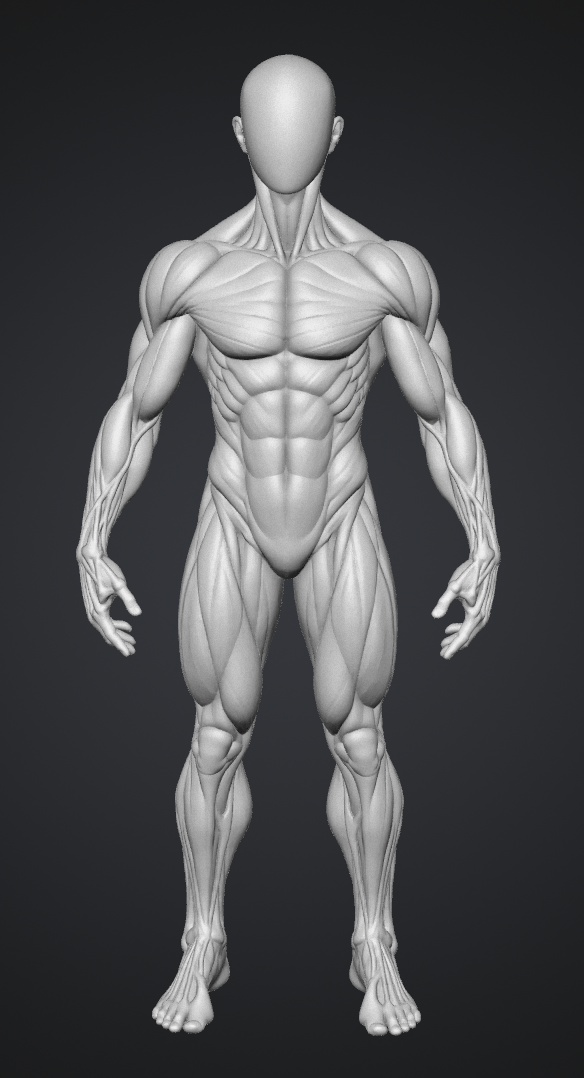
#> input picture kaynak/figur_ve_bolgeler/3d_model_on.png, 584 x 1078 px
$ python figur_hazirla.py 3d_model_on.png 3d_model_arka.png out.png
#> lines starting #> are read from the running program, lines starting #| are printed output that depends on the picture; after the words box and inside, x2 and y2 are one past the last pixel; in counts of white or black regions, pixels touching at a corner belong together; long printed decimals are rounded
#> `canvas = Image.new('RGBA', (1920, 1920), (0, 0, 0, 0))`: canvas: PIL image 1920x1920 RGBA; every value is 0
"""Takımın 3D model görüntülerinden uygulama figürünü üretir.
Kullanım: python3 -I figur_hazirla.py 3d_model_on.png 3d_model_arka.png ../figur.webp
"""
import sys
import numpy as np
from PIL import Image, ImageFilter
from scipy import ndimage as nd

# hedef parlaklık dağılımı (uygulamadaki CSS filtresiyle eski figür kadar açık görünür)
o_p5, o_p50, o_p95 = 30, 92, 192  # biraz daha açık: eski figürün uygulamadaki görünümüne yakın

def cut(path):
#> called with path = '3d_model_on.png'
    a = np.asarray(Image.open(path).convert('RGB')).astype(float)
    L = a.mean(2)
    H, W = L.shape
#> H = 1078; W = 584
    yy, xx = np.mgrid[0:H, 0:W] / np.array([H, W])[:, None, None]
    # 1. tur: kaba arka plan (koyu ve kenara bağlı)
    lab, n = nd.label(L < 62)
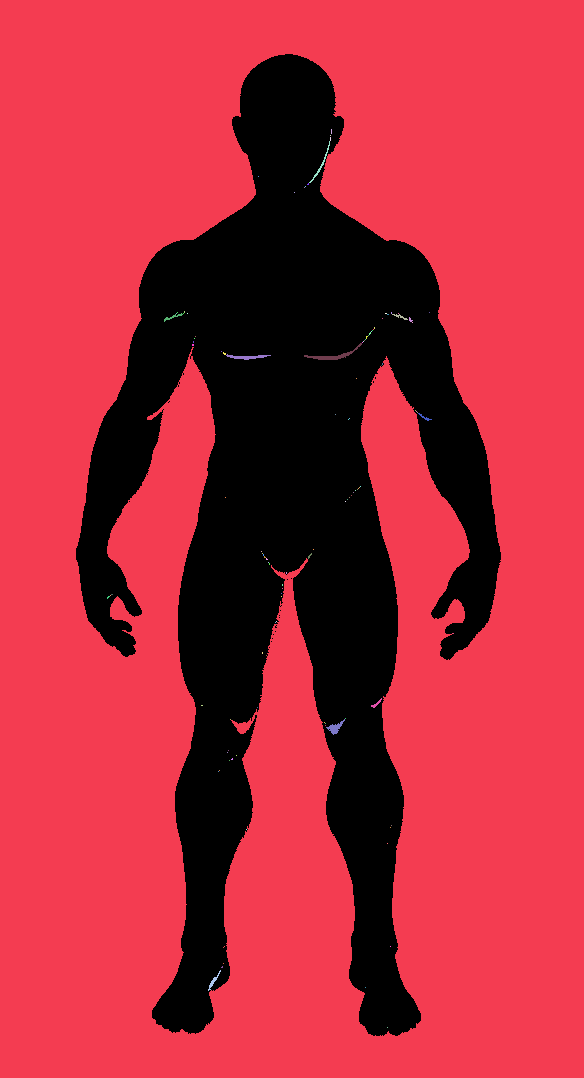
#> lab: shape (1078, 584) int32; 116 distinct labels, from 0 to 115; one colour per label, 0 black
#> n = 115
    border = set(np.unique(np.r_[lab[0], lab[-1], lab[:, 0], lab[:, -1]])) - {0}
#> border = 1 item
    bg0 = nd.binary_erosion(np.isin(lab, list(border)), iterations=6)
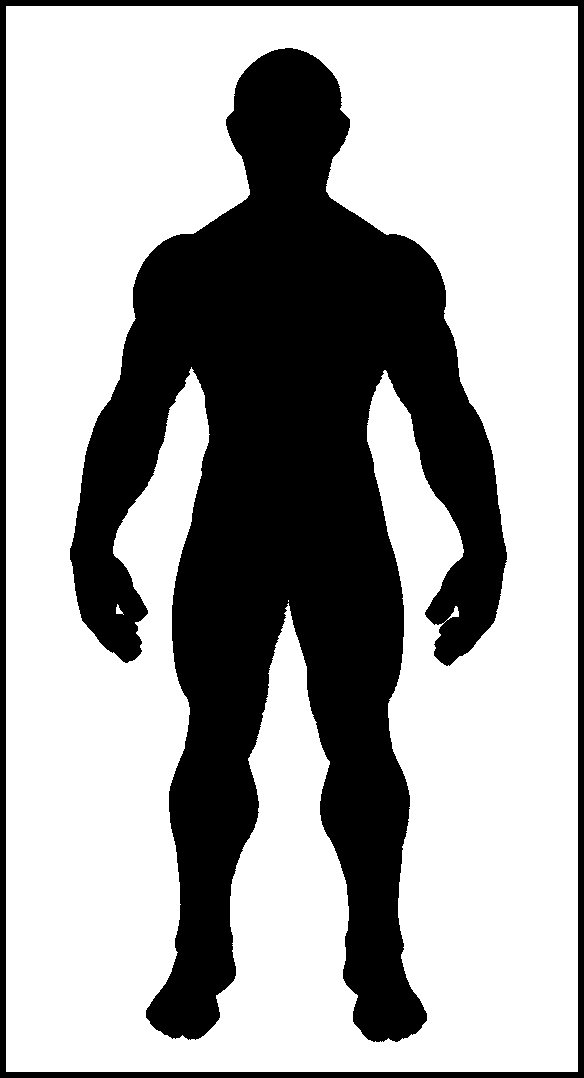
#> bg0: shape (1078, 584) bool; 64.6% white; 2 black regions, box (x1, y1, x2, y2) and area: (70, 48, 507, 1042) 203299, (0, 0, 584, 1078) 19800
    # 2. tur: arka plan parlaklığını konuma göre 2. derece yüzeyle modelle
    F = lambda x, y: np.stack([np.ones_like(x), x, y, x * x, y * y, x * y], -1)
    coef, *_ = np.linalg.lstsq(F(xx[bg0], yy[bg0]), L[bg0], rcond=None)
#> coef = [22.26, 27.94, 95.08, -28.36, -93.78, -0.0217]
    bgm = F(xx, yy) @ coef
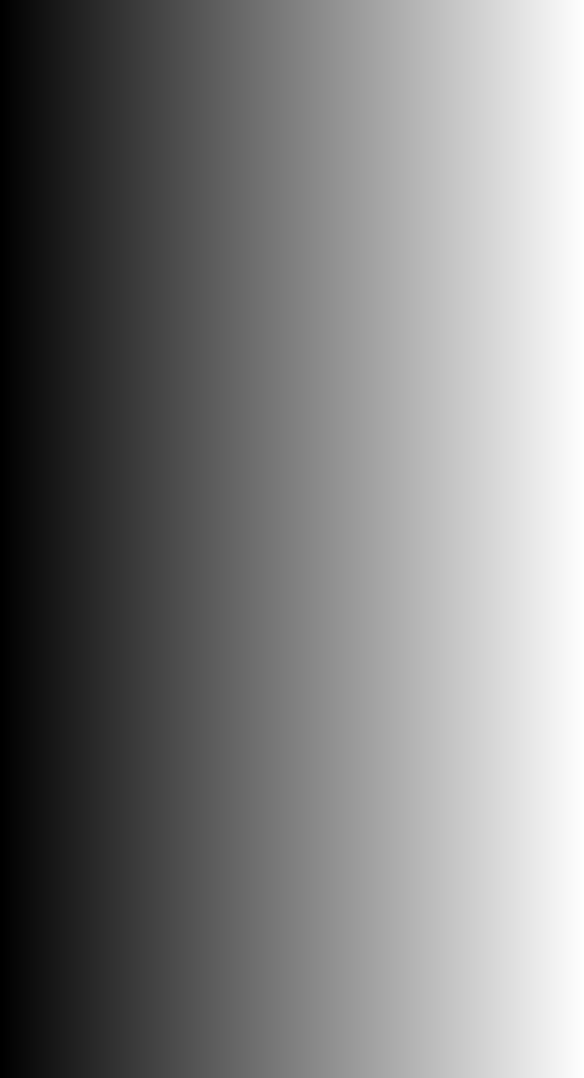
#> xx: shape (1078, 584) float64; min 0, max 0.998, mean 0.499
    lab, n = nd.label(L < bgm + 7)
#> lab: shape (1078, 584) int32; 93 distinct labels, from 0 to 92
#> n = 92
    border = set(np.unique(np.r_[lab[0], lab[-1], lab[:, 0], lab[:, -1]])) - {0}
    bg = np.isin(lab, list(border))
#> bg: shape (1078, 584) bool; 72% white; 12 black regions (11 under 20 px), largest, box (x1, y1, x2, y2) and area: (76, 54, 501, 1036) 176356
    body = ~bg
    body = nd.binary_opening(body, iterations=1)
#> body: shape (1078, 584) bool; 28% white; 1 white region, box (x1, y1, x2, y2) and area: (76, 54, 501, 1036) 176276
    body = nd.binary_closing(body, structure=nd.generate_binary_structure(2, 1), iterations=4) | body
#> body: shape (1078, 584) bool; 28.1% white; 1 white region, box (x1, y1, x2, y2) and area: (76, 54, 501, 1036) 176713
    bg = ~body
    # dar boğazla arka plana bağlanan küçük gölge ceplerini (diz içi vb.) figüre kat
    bgo = nd.binary_opening(bg, iterations=2)
#> bgo: shape (1078, 584) bool; 71.9% white; 5 black regions (4 under 20 px), largest, box (x1, y1, x2, y2) and area: (76, 54, 501, 1036) 176713
    lab, n = nd.label(bgo)
#> lab: shape (1078, 584) int32; 3 distinct labels, from 0 to 2
#> n = 2
    border = set(np.unique(np.r_[lab[0], lab[-1], lab[:, 0], lab[:, -1]])) - {0}
    bg = bg & nd.binary_dilation(np.isin(lab, list(border)), iterations=3)
#> bg: shape (1078, 584) bool; 71.9% white; 1 black region, box (x1, y1, x2, y2) and area: (76, 54, 501, 1036) 176815
    body = ~bg
    # yumuşak kenar: arka plan sınırında parlaklığa göre alfa
    edge = nd.binary_dilation(bg, iterations=2) & body
#> edge: shape (1078, 584) bool; 1.4% white in thin lines or dots, all inside (x1, y1, x2, y2) = (76, 54, 501, 1036)
    alpha = body.astype(float)
    alpha[edge] = np.clip((L[edge] - bgm[edge]) / 40, 0, 1)
#> alpha: shape (1078, 584) float64; min 0, max 1, mean 0.279
    alpha = np.asarray(Image.fromarray((alpha * 255).astype(np.uint8)).filter(ImageFilter.GaussianBlur(0.6))) / 255
    alpha[~nd.binary_dilation(body, iterations=1)] = 0
#> alpha: shape (1078, 584) float64; min 0, max 1, mean 0.279
    # ton: eski figürün parlaklık dağılımına eşle (filtre sonrası aynı görünsün)
    m = alpha > .9
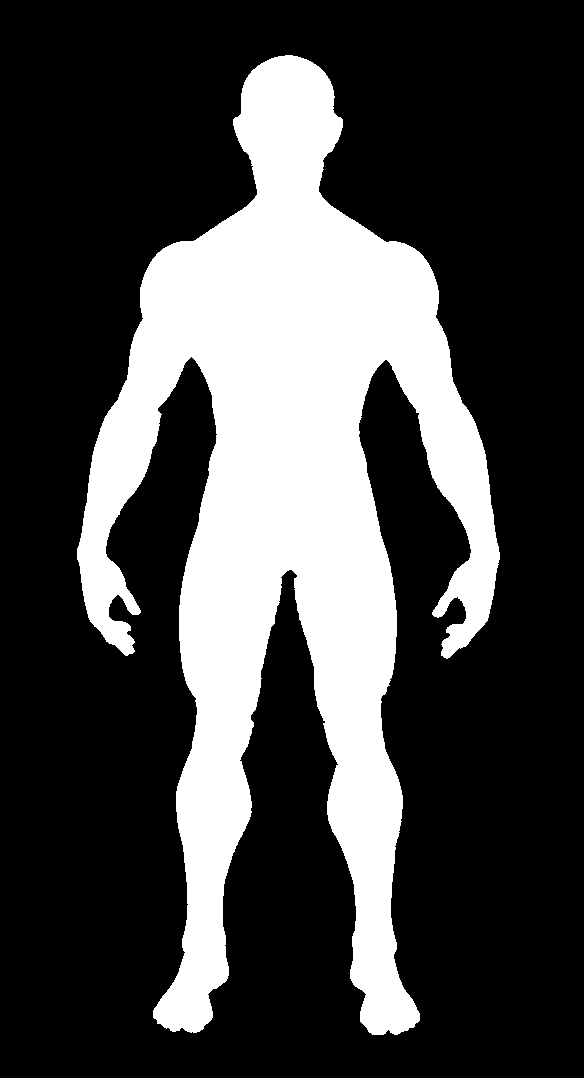
#> m: shape (1078, 584) bool; 27.2% white; 1 white region, box (x1, y1, x2, y2) and area: (77, 55, 500, 1035) 171406
    p5, p50, p95 = np.percentile(L[m], [5, 50, 95])
#> p5 = 107; p50 = 175; p95 = 222
    Ln = np.where(L < p50, o_p50 + (L - p50) * (o_p50 - o_p5) / (p50 - p5), o_p50 + (L - p50) * (o_p95 - o_p50) / (p95 - p50))
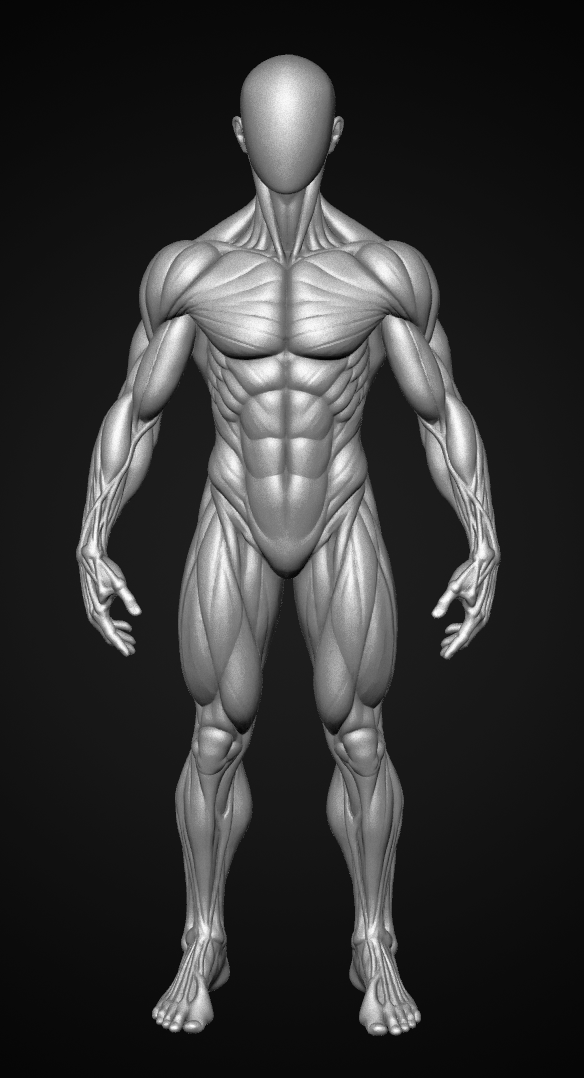
#> Ln: shape (1078, 584) float64; min -49.32, max 230.3, mean 6.3; drawn with min black and max white
    Ln = np.clip(Ln, 0, 255)
    rgba = np.dstack([Ln, Ln, Ln, alpha * 255]).astype(np.uint8)
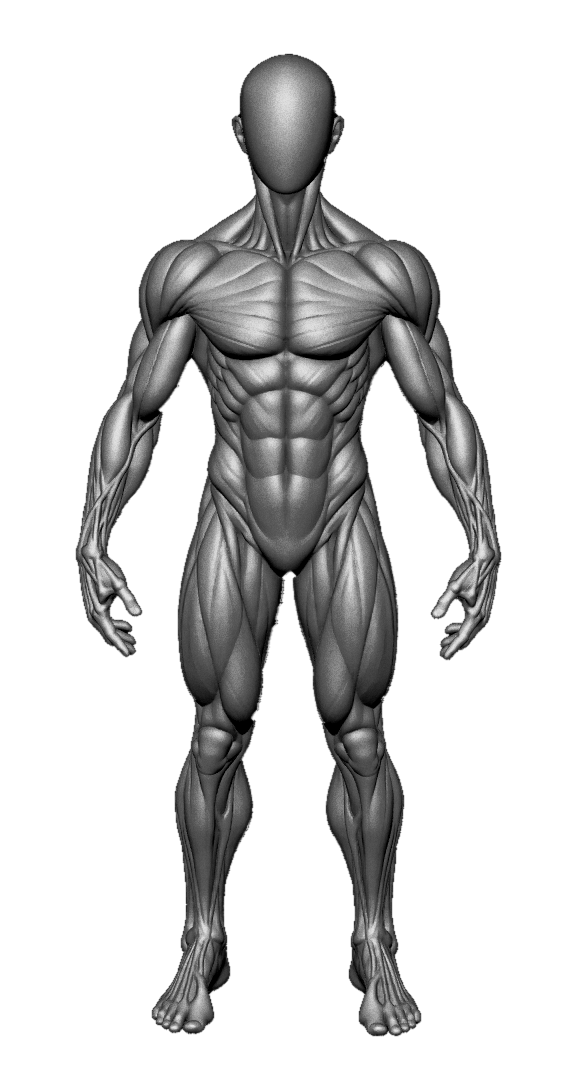
#> rgba: shape (1078, 584, 4); mean of channels 0, 1, 2, 3 27.8, 27.8, 27.8, 71.2; transparent parts drawn white
    ys, xs = np.where(alpha > .5)
    return Image.fromarray(rgba, 'RGBA'), (xs.min(), xs.max(), ys.min(), ys.max())

canvas = Image.new('RGBA', (1920, 1920), (0, 0, 0, 0))
# (görsel, hedef orta x, hedef üst y, hedef yükseklik) — eski figürün ölçüleri
for path, cx, top, h in [(sys.argv[1], 581, 253, 1406), (sys.argv[2], 1333, 259, 1402)]:
    im, (x0, x1, y0, y1) = cut(path)
#> x0 = 76; x1 = 500; y0 = 54; y1 = 1035
    s = h / (y1 - y0)
#> s = 1.43
    im = im.resize((round(im.width * s), round(im.height * s)), Image.LANCZOS)
    ox = round(cx - (x0 + x1) / 2 * s)
#> ox = 168
    oy = round(top - y0 * s)
#> oy = 176
    print(path, 'scale', round(s, 3), 'body x', ox + x0 * s, ox + x1 * s)
#| 3d_model_on.png scale 1.433 body x 276.926 884.616
    canvas.alpha_composite(im, (ox, oy))
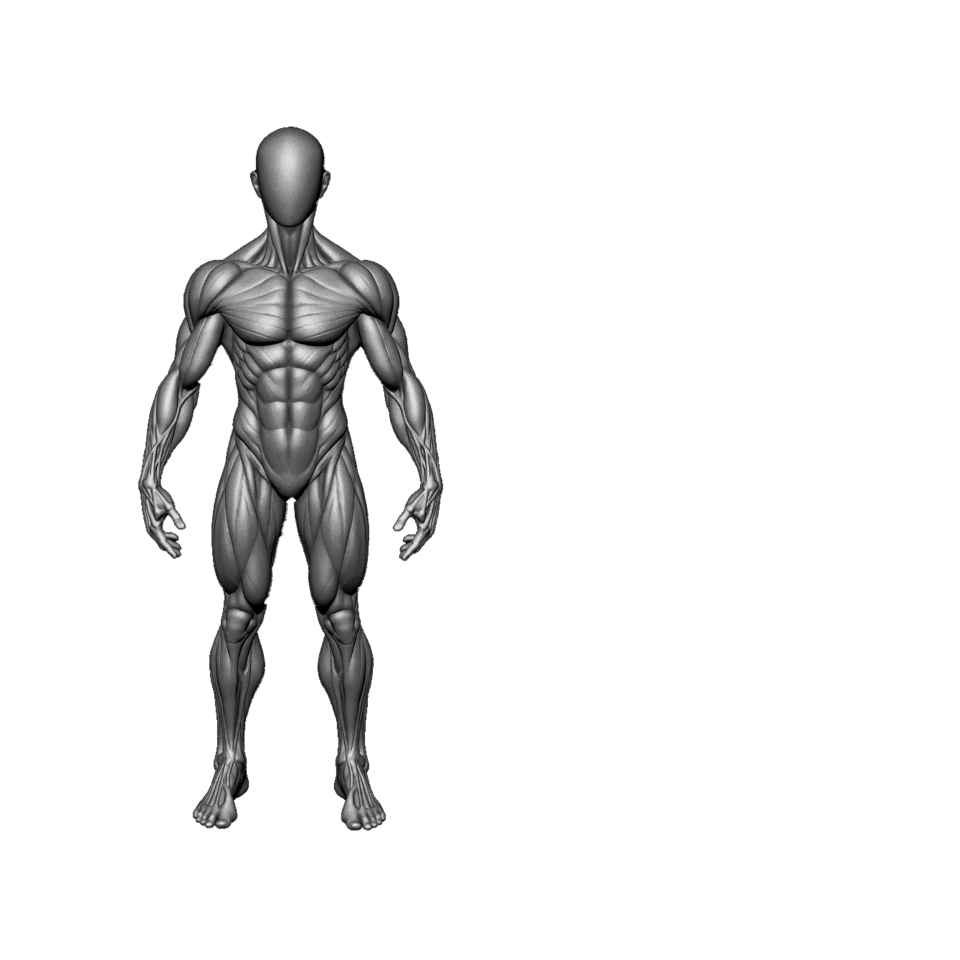
#> canvas: PIL image 1920x1920 RGBA (shown at 1/2 size); mean R, G, B, A 9.8, 9.8, 9.8, 25; transparent parts drawn white
#> pass 2 of the loop `for path, cx, top, h in [(sys.argv[1], 581, 253, 1406), (sys.argv[2], ..`:
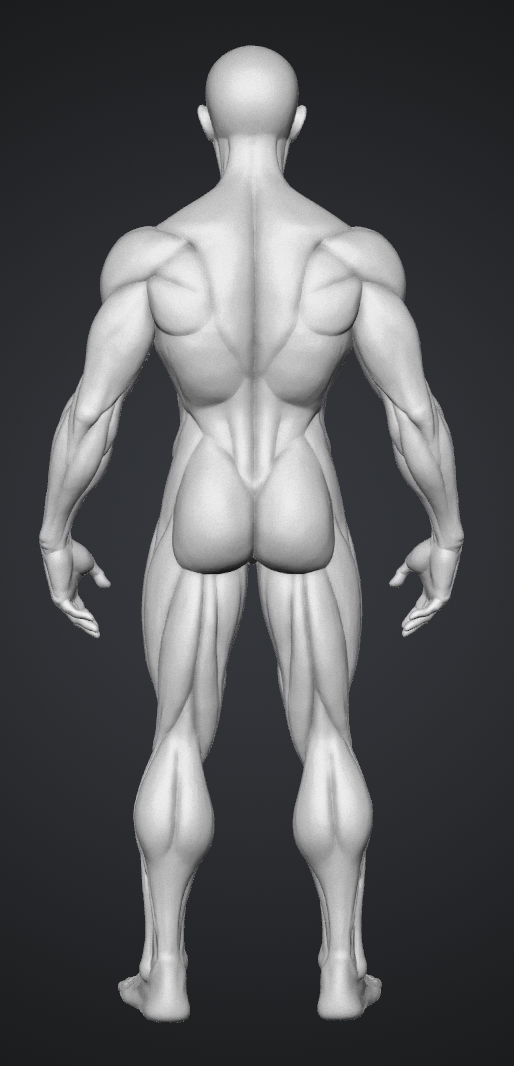
#> input picture kaynak/figur_ve_bolgeler/3d_model_arka.png, 514 x 1066 px
#> a: shape (1066, 514, 3) float64
#> L: shape (1066, 514) float64
#> in cut (call 2), `lab, n = nd.label(L < 62)`: n = 85
#> in cut (call 2), `bg0 = nd.binary_erosion(np.isin(lab, list(border)), iterations=6)`:
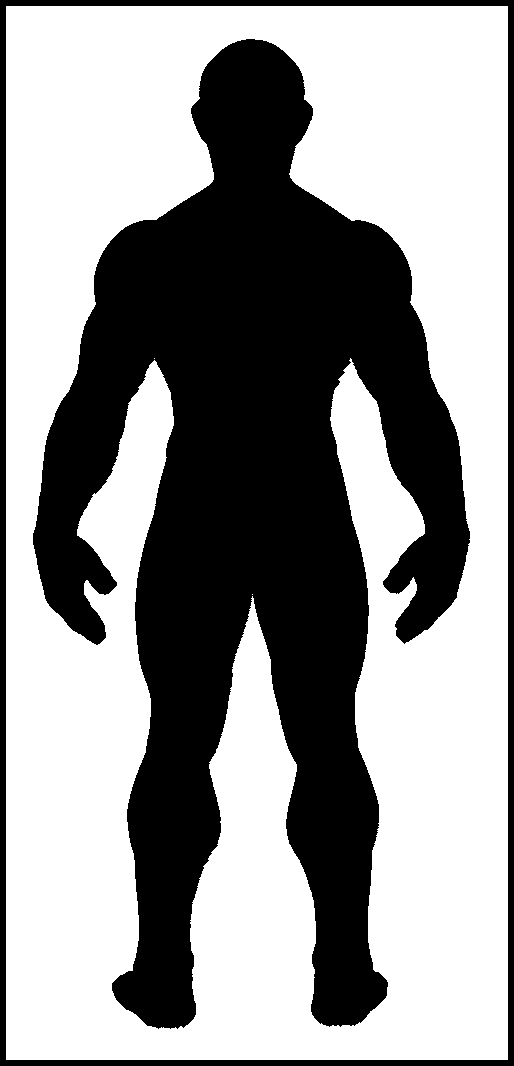
#> bg0: shape (1066, 514) bool; 58.8% white; 2 black regions, box (x1, y1, x2, y2) and area: (33, 39, 470, 1029) 206823, (0, 0, 514, 1066) 18816
#> coef = [24.45, 22.22, 94.59, -22.7, -94.49, -0.00784]
#> bgm: shape (1066, 514) float64
#> xx: shape (1066, 514) float64
#> in cut (call 2), `lab, n = nd.label(L < bgm + 7)`: n = 56
#> bgo: shape (1066, 514) bool; 67% white; 5 black regions (4 under 20 px), largest, box (x1, y1, x2, y2) and area: (39, 45, 464, 1023) 180745
#> in cut (call 2), `lab, n = nd.label(bgo)`: n = 2
#> in cut (call 2), `edge = nd.binary_dilation(bg, iterations=2) & body`:
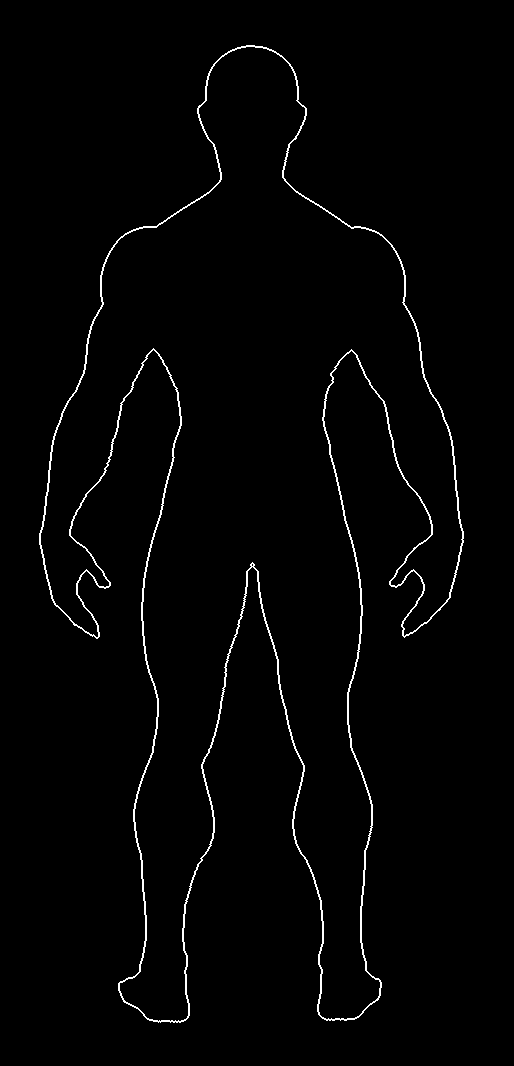
#> edge: shape (1066, 514) bool; 1.6% white in thin lines or dots, all inside (x1, y1, x2, y2) = (39, 45, 464, 1023)
#> p5 = 113; p50 = 185; p95 = 230
#> x0 = 39; x1 = 463; y0 = 45; y1 = 1022
#> s = 1.44
#> ox = 973
#> oy = 194
#| 3d_model_arka.png scale 1.435 body x 1028.965 1637.407
canvas.save(sys.argv[3], 'WEBP', quality=88, method=6)
